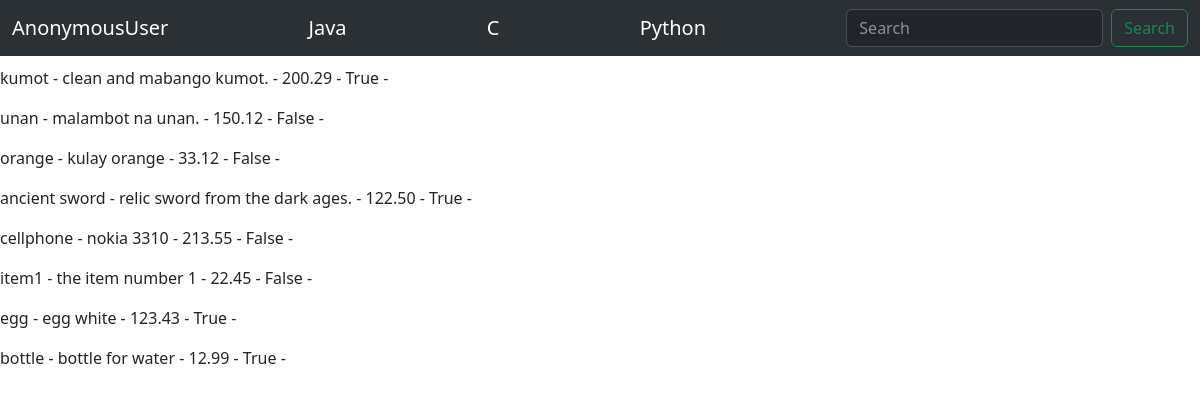
Before: /products/display_products/ with the older database file.
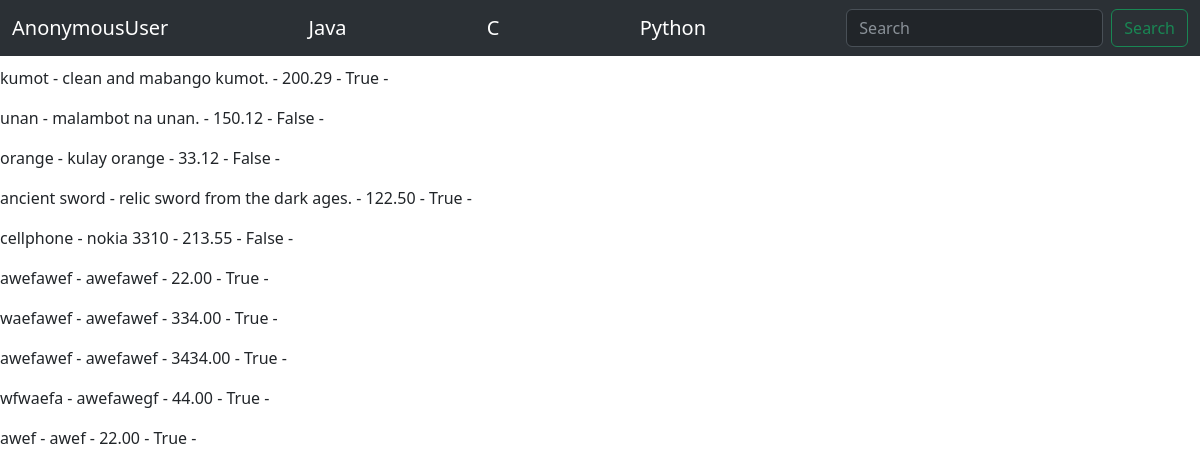
After: the same page with the newer database file.
### products/models.py (models this page shows)
class Products(models.Model):
    name = models.CharField(max_length=120)
    desc = models.TextField(blank=True, null=True, max_length=40)
    price = models.DecimalField(decimal_places=2, max_digits=1000000)
    avail = models.BooleanField(default=False)
    summary = models.TextField(default="summary...")

### products/views.py (the view)
# urls.py: path("display_products/", views.display_products),
def display_products(request):
    item = Products.objects.all()
    res= {
        "items":item
    }
    return render(request, "product_list.html", res)

### products/templates/product_list.html (shortened to what this page needs)
{% extends "bork.html" %}
{% block content %}
    <h3>Products:</h3>
    {% for i in items %}
        <p>{{ i.name }} - {{ i.desc }} - {{ i.price }} - {{ i.avail }} - {{ i.summery }}</p>
    {% endfor %}
{% endblock content %}

### products/templates/bork.html (shortened to what this page needs)
<!DOCTYPE html>
<html lang="en">
<head>
    <link href="https://cdn.jsdelivr.net/npm/bootstrap@5.3.0-alpha1/dist/css/bootstrap.min.css" rel="stylesheet">
</head>
<body>
    <nav class="navbar bg-body-tertiary fixed-top navbar bg-dark" data-bs-theme="dark">
        <div class="container-fluid">
          <a class="navbar-brand">{{ request.user }}</a>
          <a class="navbar-brand">Java</a>
          <a class="navbar-brand">C</a>
          <a class="navbar-brand">Python</a>
          <form action="http://www.google.com/search" method="GET" class="d-flex" role="search"> {% csrf_token %}
            <input class="form-control me-2" type="search" placeholder="Search" aria-label="Search">
            <button class="btn btn-outline-success" type="submit">Search</button>
          </form>
        </div>
      </nav>
      <br>
      {% block content %}
      {% endblock content %}
      <br>
      <br>
</body>
</html>

Changed rows visible on the page:
removed Products: name "item1", desc "the item number 1", price "22.45", avail "False"
removed Products: name "egg", desc "egg white", price "123.43", avail "True"
removed Products: name "bottle", desc "bottle for water", price "12.99", avail "True"
added Products: name "awefawef", desc "awefawef", price "22.00", avail "True"
added Products: name "waefawef", desc "awefawef", price "334.00", avail "True"
added Products: name "awefawef", desc "awefawef", price "3434.00", avail "True"
added Products: name "wfwaefa", desc "awefawegf", price "44.00", avail "True"
added Products: name "awef", desc "awef", price "22.00", avail "True"
